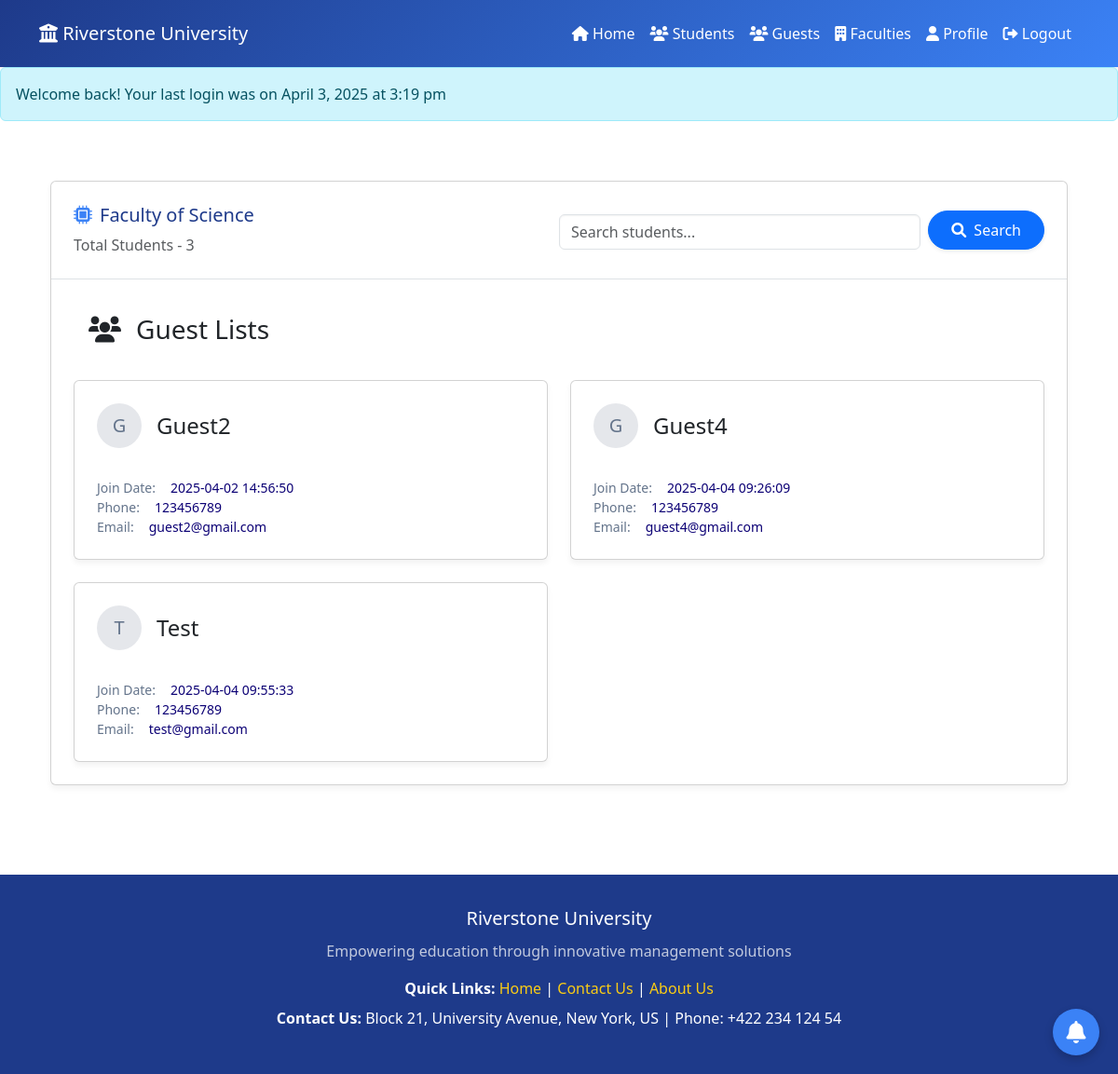
Before: /src/Coordinator/design/Guest_Lists.php (signed in) with the older database file.
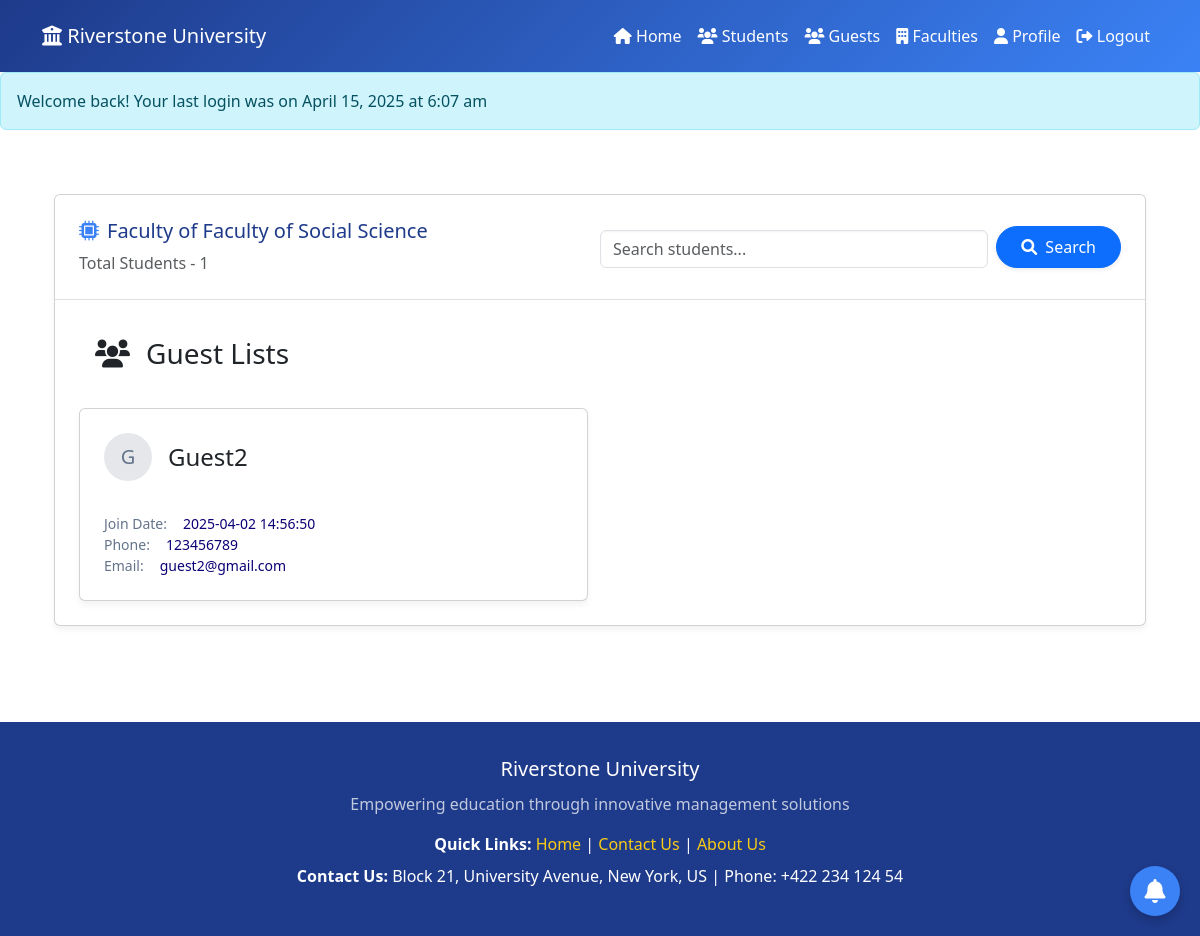
After: the same page with the newer database file.
### tables this page shows
CREATE TABLE `faculties` (
  `id` int(11) NOT NULL,
  `faculty_name` varchar(50) NOT NULL,
  `created_at` timestamp NOT NULL DEFAULT current_timestamp()
);

CREATE TABLE `users` (
  `id` int(11) NOT NULL,
  `name` varchar(50) NOT NULL,
  `email` varchar(50) NOT NULL,
  `address` varchar(50) DEFAULT NULL,
  `phone` varchar(50) DEFAULT NULL,
  `password` varchar(255) NOT NULL,
  `faculty_id` int(11) DEFAULT NULL,
  `created_at` timestamp NOT NULL DEFAULT current_timestamp(),
  `updated_at` timestamp NULL DEFAULT NULL,
  `last_login` timestamp NULL DEFAULT NULL
);

### _classes/Libs/Database/MySQL.php (called while the page is built, shortened)
<?php
class MySQL{
    private $dbhost;
    private $dbuser;
    private $dbpass;
    private $dbname;
    public function __construct(
        $dbhost="localhost",
        $dbuser="root",
        $dbpass="",
        $dbname="ewsd")
    {
        $this->dbhost=$dbhost;
        $this->dbuser=$dbuser;
        $this->dbpass=$dbpass;
        $this->dbname=$dbname;
    }
    public function connect(){
        try{
            $this->db=new PDO("mysql:dbhost=$this->dbhost;
            dbname=$this->dbname",
            $this->dbuser,
            $this->dbpass,
            [
                PDO::ATTR_ERRMODE => PDO::ERRMODE_EXCEPTION,
                PDO::ATTR_DEFAULT_FETCH_MODE => PDO::FETCH_OBJ,
            ]
            );
            return $this->db;
        }catch(PDOException $e){
            echo $e->getMessage();
            exit();
        }
    }
}

### _classes/Helpers/Auth.php (called while the page is built, shortened)
<?php
class Auth{
    static function check(){
        if(isset($_SESSION['user'])){
            return $_SESSION['user'];
        }
    }
}

### _classes/Libs/Database/ArticleTable.php (called while the page is built, shortened)
<?php
class ArticleTable
{
    private $db;
    public function __construct(MySQL $mysql)
    {
        $this->db = $mysql->connect();
    }
    public function getfacultyname($faculty_id)
    {
        try {
            $statement = $this->db->prepare(
                "SELECT faculty_name FROM faculties WHERE id = :faculty_id"
            );
            $statement->execute(['faculty_id' => $faculty_id]);
            return $statement->fetchColumn();
        } catch (PDOException $e) {
            echo "Error:" . $e->getMessage();
            exit();
        }
    }
}

### _classes/Libs/Database/UsersTable.php (called while the page is built, shortened)
<?php
class UsersTable
{
    private $db;
    public function __construct(MySQL $mysql)
    {
        $this->db = $mysql->connect();
    }
    public function getGuestRolesByFaculty($faculty_id)
    {
        try {
            $statement = $this->db->prepare("
                SELECT u. * , r.role_name
                FROM users u
                JOIN role_user ru ON u.id = ru.user_id
                JOIN roles r ON ru.role_id = r.id
                WHERE u.faculty_id = :faculty_id AND r.role_name = 'Guest'
            ");
            $statement->execute(['faculty_id' => $faculty_id]);
            return $statement->fetchAll(PDO::FETCH_ASSOC);
        } catch (PDOException $e) {
            echo "Error: " . $e->getMessage();
            exit();
        }
    }
}

### src/Coordinator/design/Guest_Lists.php (the view, shortened to what the changed rows need)
<?php
$auth = Auth::check();
$faculty_id = $auth->faculty_id;
$table = new UsersTable(new MySQL);
$articleTable = new ArticleTable(new MySQL);
$facultyname = $articleTable->getfacultyname($faculty_id);
$guests = $table->getGuestRolesByFaculty($faculty_id);
?>
<!DOCTYPE html>
<html lang="en">
<head>
    <link href="https://cdn.jsdelivr.net/npm/bootstrap@5.3.0/dist/css/bootstrap.min.css" rel="stylesheet">
    <link rel="stylesheet" href="https://cdnjs.cloudflare.com/ajax/libs/font-awesome/6.0.0/css/all.min.css">
</head>
<body>
    <?php include "headermc.php"; ?>
    <main class="container mx-auto px-4 py-5">
        <div class="card">
            <div class="p-4 border-bottom border-gray-200 d-flex justify-content-between align-items-center flex-wrap">
                <div>
                    <h2 class="faculty-header d-flex align-items-center">
                        <i class="fa-solid fa-microchip faculty-icon"></i>
                        Faculty of <?= $facultyname ?>
                    </h2>
                    <div class="mt-2 text-sm text-muted">
                        <span>Total Students - <?php echo count($guests); ?></span>
                    </div>
                </div>
            </div>
            <div class="p-4">
                <div class="row row-cols-1 row-cols-sm-2 row-cols-lg-2 g-4">
                    <?php foreach ($guests as $guest) : ?>
                    <div class="col">
                        <div class="card p-4">
                            <div class="d-flex align-items-center mb-3">
                                <div class="student-icon me-3">
                                    <?php echo substr($guest['name'], 0, 1); ?>
                                </div>
                                <h4 class="text-lg font-medium text-gray-900 mb-0"><?php echo $guest['name']; ?></h4>
                            </div>
                            <div class="mt-3 space-y-3">
                                <div class="detail-row">
                                    <span class="detail-label">Join Date:</span>
                                    <span class="detail-value"><?php echo $guest['created_at']; ?></span>
                                </div>
                                <div class="detail-row">
                                    <span class="detail-label">Phone:</span>
                                    <span class="detail-value"><?php echo $guest['phone']; ?></span>
                                </div>
                                <div class="detail-row">
                                    <span class="detail-label">Email:</span>
                                    <span class="detail-value"><?php echo $guest['email']; ?></span>
                                </div>
                            </div>
                        </div>
                    </div>
                    <?php endforeach ?>
                </div>
            </div>
        </div>
    </main>
    <?php include "notifications.php"; ?>
    <?php include "footer.php"; ?>
</body>
</html>

### src/Coordinator/design/headermc.php (shortened to what the changed rows need)
<!DOCTYPE html>
<html lang="en">
<head>
    <link href="../../../css/bootstrap.min.css" rel="stylesheet">
    <link rel="stylesheet" href="../../../css/all.min.css">
</head>
<body>
    <nav class="navbar navbar-expand-lg navbar-dark gradient-bg shadow-sm">
        <div class="container">
        </div>
    </nav>
    <?php if (isset($_SESSION['login_message'])): ?>
        <div class="alert alert-info">
            <?= $_SESSION['login_message'] ?>
        </div>
    <?php endif; ?>
</body>
</html>

Changed rows visible on the page:
removed users: name "G", name "Guest4", created_at "2025-04-04 09:26:09", phone "123456789", email "guest4@gmail.com"
removed users: name "T", name "Test", created_at "2025-04-04 09:55:33", phone "123456789", email "test@gmail.com"
changed faculties: faculty_name "Science" → "Faculty of Social Science"
Other visible differences:
$_SESSION['login_message']: "Welcome back! Your last login was on April 3, 2025 at 3:19 pm" → "Welcome back! Your last login was on April 15, 2025 at 6:07 am"
count($guests): "3" → "1"
